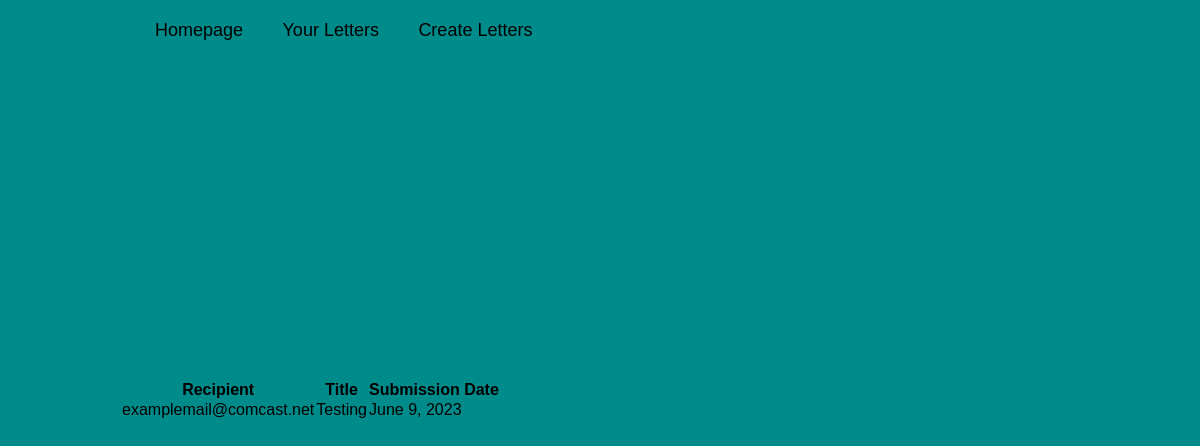
/letter, run on an earlier commit of the app's database.
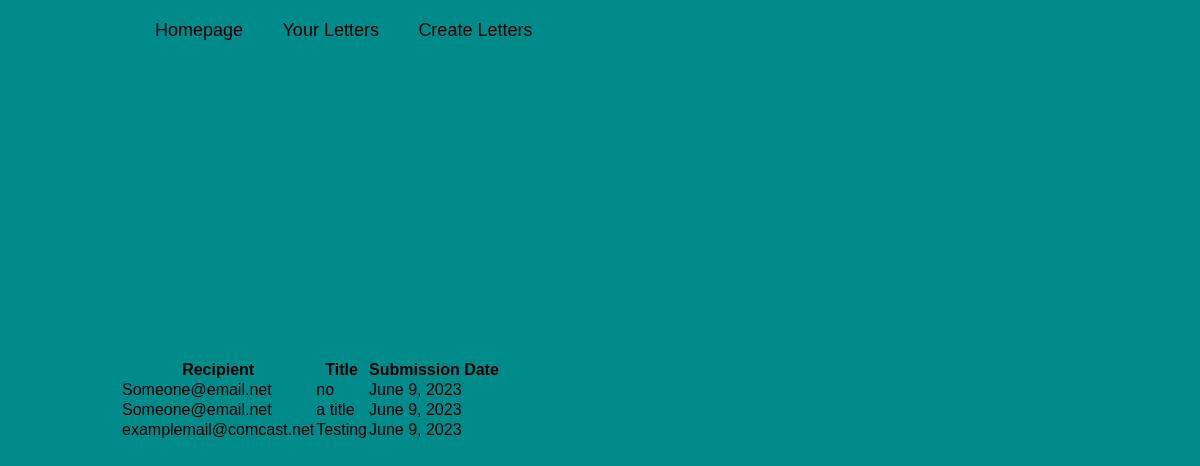
And on a later commit of the database.
### letter/models.py (models this page shows, shortened)
class Letter(models.Model):
    first_name = models.CharField(max_length=30, null=True)
    last_name = models.CharField(max_length=30, null=True)
    send_to = models.EmailField()
    title = models.CharField(max_length=50)
    content = models.TextField()
    ending = models.CharField(max_length=50)
    date_to_send = models.DateField()
    submitted = models.DateField(auto_now_add=True)
    class Meta:
        ordering = ['-title']

### letter/views.py (the view)
# urls.py: path('letter', views.LetterView.as_view(), name='letter'),
class LetterView(ListView):
    template_name = 'letter/letter.html'
    model = Letter

### letter/templates/letter/letter.html (shortened to what this page needs)
{% extends 'base.html' %}
{% block content %}
    <table class="letter-table">
        <thead>
            <tr>
                <th>Recipient</th>
                <th>Title</th>
                <th>Submission Date</th>
            </tr>
        </thead>
        <tbody>
        {% for letter in object_list %}
            <tr>
                <td>{{ letter.send_to }}</td>
                <td>{{ letter.title }}</td>
                <td>{{ letter.submitted }}</td>
            </tr>
        {% endfor %}
        </tbody>
    </table>
{% endblock content %}

### proj_site/templates/base.html (shortened to what this page needs)
{% load static %}
<!DOCTYPE html>
<html lang="en">
  <head>
    <link rel="stylesheet" type="text/css" href="{% static 'main.css' %}" />
  </head>
  <body>
    {% block sidenav %}
      <header class="header">
        <nav class="navbar">
          {% url 'create_letter' as create_letter %}
          {% url 'letter' as letter %}
          {% url 'home' as home %}
          <a class="nav-item{% if request.path == home %} current-page{% endif %}" href="{% url 'home' %}">Homepage</a>
          <a class="nav-item{% if request.path == letter %} current-page{% endif %}" href="{% url 'letter' %}">Your Letters</a>
          <a class="nav-item{% if request.path == create_letter %} current-page{% endif %}" href="{% url 'create_letter' %}">Create Letters</a>
        </nav>
      </header>
    {% endblock sidenav %}
    <section id="main">
      {% block content %}{% endblock content %}
    </section>
  </body>
</html>

### proj_site/static/main.css (style rules this page uses)
* { color: black; margin: 0; padding: 0; box-sizing: border-box; font-family: 'Poppins', sans-serif; }
body { background: darkcyan; }
#main { height: 100vh; background-position: center; display: flex; align-items: center; padding: 0 10%; color: black; }
.header { position: fixed; top: 0; left: 0; width: 100%; padding: 20px 10%; background: transparent; display: flex; justify-content: space-between; align-items: center; z-index: 100; }
.navbar a { font-size: 18px; color: black; text-decoration: none; font-weight: 500; margin-left: 35px; transition: .3s; }

What changed in the data, as far as the page shows it:
added Letter: send_to "Someone@email.net", title "no", submitted "June 9, 2023"
added Letter: send_to "Someone@email.net", title "a title", submitted "June 9, 2023"
